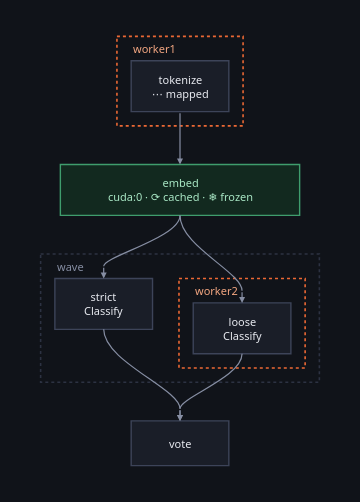

Notebook cell for this chart:
### Markdown cell above
In a notebook the graph draws itself — the figure **is** the plan, because that
is where the decisions show. The fill says only *where* a node runs; cached,
frozen and mapped are badges in the label, since three facts do not fit in one
colour and inventing a precedence between them would hide two of the three.

### Code cell
spread

### Figure 1 — Plotly figure (JSON) as saved in the notebook; plotly's stock layout.template omitted (floating-point values rounded to 4 significant figures)
{"data": [{"hoverinfo": "text", "hovertext": ["<b>tokenize</b><br>class: Tokenize<br>device: cpu<br>host: worker1<br>mapped over its items", "<b>embed</b><br>class: Embed<br>device: cuda:0<br>cached<br>frozen", "<b>strict</b><br>class: Classify<br>device: cpu", "<b>loose</b><br>class: Classify<br>device: cpu<br>host: worker2", "<b>vote</b><br>class: Vote<br>device: cpu"], "marker": {"opacity": 0, "size": 1}, "mode": "markers", "showlegend": false, "type": "scatter", "x": [137.0, 137.0, 62.0, 198.0, 137.0], "y": [49.0, 151.0, 263.0, 287.0, 400.0]}], "layout": {"annotations": [{"align": "left", "font": {"color": "#f2a681", "family": "system-ui, -apple-system, Segoe UI, Roboto, sans-serif", "size": 11}, "showarrow": false, "text": "worker1", "x": 89.0, "xanchor": "left", "y": 12.0, "yanchor": "middle"}, {"align": "center", "font": {"color": "#e7e9ef", "family": "system-ui, -apple-system, Segoe UI, Roboto, sans-serif", "size": 11}, "showarrow": false, "text": "tokenize<br>⋯ mapped", "x": 137.0, "xanchor": "center", "y": 49.0, "yanchor": "middle"}, {"align": "center", "font": {"color": "#a9e7c5", "family": "system-ui, -apple-system, Segoe UI, Roboto, sans-serif", "size": 11}, "showarrow": false, "text": "embed<br>cuda:0 · ⟳ cached · ❄ frozen", "x": 137.0, "xanchor": "center", "y": 151.0, "yanchor": "middle"}, {"align": "left", "font": {"color": "#868ea3", "family": "system-ui, -apple-system, Segoe UI, Roboto, sans-serif", "size": 11}, "showarrow": false, "text": "wave", "x": 14.0, "xanchor": "left", "y": 226.0, "yanchor": "middle"}, {"align": "center", "font": {"color": "#e7e9ef", "family": "system-ui, -apple-system, Segoe UI, Roboto, sans-serif", "size": 11}, "showarrow": false, "text": "strict<br>Classify", "x": 62.0, "xanchor": "center", "y": 263.0, "yanchor": "middle"}, {"align": "left", "font": {"color": "#f2a681", "family": "system-ui, -apple-system, Segoe UI, Roboto, sans-serif", "size": 11}, "showarrow": false, "text": "worker2", "x": 150.0, "xanchor": "left", "y": 250.0, "yanchor": "middle"}, {"align": "center", "font": {"color": "#e7e9ef", "family": "system-ui, -apple-system, Segoe UI, Roboto, sans-serif", "size": 11}, "showarrow": false, "text": "loose<br>Classify", "x": 198.0, "xanchor": "center", "y": 287.0, "yanchor": "middle"}, {"align": "center", "font": {"color": "#e7e9ef", "family": "system-ui, -apple-system, Segoe UI, Roboto, sans-serif", "size": 11}, "showarrow": false, "text": "vote", "x": 137.0, "xanchor": "center", "y": 400.0, "yanchor": "middle"}, {"arrowcolor": "#868ea3", "arrowhead": 2, "arrowsize": 1, "arrowwidth": 1.2, "ax": 137.0, "axref": "x", "ay": 74.0, "ayref": "y", "showarrow": true, "text": "", "x": 137.0, "xref": "x", "y": 126.0, "yref": "y"}, {"arrowcolor": "#868ea3", "arrowhead": 2, "arrowsize": 1, "arrowwidth": 1.2, "ax": 62.0, "axref": "x", "ay": 226.0, "ayref": "y", "showarrow": true, "text": "", "x": 62.0, "xref": "x", "y": 238.0, "yref": "y"}, {"arrowcolor": "#868ea3", "arrowhead": 2, "arrowsize": 1, "arrowwidth": 1.2, "ax": 198.0, "axref": "x", "ay": 250.0, "ayref": "y", "showarrow": true, "text": "", "x": 198.0, "xref": "x", "y": 262.0, "yref": "y"}, {"arrowcolor": "#868ea3", "arrowhead": 2, "arrowsize": 1, "arrowwidth": 1.2, "ax": 137.0, "axref": "x", "ay": 366.0, "ayref": "y", "showarrow": true, "text": "", "x": 137.0, "xref": "x", "y": 378.0, "yref": "y"}, {"arrowcolor": "#868ea3", "arrowhead": 2, "arrowsize": 1, "arrowwidth": 1.2, "ax": 137.0, "axref": "x", "ay": 366.0, "ayref": "y", "showarrow": true, "text": "", "x": 137.0, "xref": "x", "y": 378.0, "yref": "y"}], "font": {"color": "#e7e9ef", "family": "system-ui, -apple-system, Segoe UI, Roboto, sans-serif", "size": 12}, "height": 502.0, "hoverlabel": {"align": "left", "bgcolor": "#1a1e28", "bordercolor": "#2c3242", "font": {"color": "#e7e9ef", "family": "system-ui, -apple-system, Segoe UI, Roboto, sans-serif"}}, "legend": {"bgcolor": "rgba(0,0,0,0)", "font": {"color": "#868ea3"}, "orientation": "h", "x": 1, "xanchor": "right", "y": 1.02, "yanchor": "bottom"}, "margin": {"b": 16, "l": 16, "r": 16, "t": 16}, "paper_bgcolor": "#101319", "plot_bgcolor": "#101319", "shapes": [{"fillcolor": "rgba(0,0,0,0)", "layer": "below", "line": {"color": "#eb6834", "dash": "dot", "width": 1.6}, "type": "rect", "x0": 75.0, "x1": 199.0, "y0": 0.0, "y1": 88.0}, {"fillcolor": "#1a1e28", "layer": "below", "line": {"color": "#3d4459", "width": 1.4}, "type": "rect", "x0": 89.0, "x1": 185.0, "y0": 24.0, "y1": 74.0}, {"fillcolor": "#12291f", "layer": "below", "line": {"color": "#3f9d6d", "width": 1.4}, "type": "rect", "x0": 19.4, "x1": 254.6, "y0": 126.0, "y1": 176.0}, {"fillcolor": "rgba(0,0,0,0)", "layer": "below", "line": {"color": "#2c3242", "dash": "dot", "width": 1.6}, "type": "rect", "x0": 0.0, "x1": 274.0, "y0": 214.0, "y1": 340.0}, {"fillcolor": "#1a1e28", "layer": "below", "line": {"color": "#3d4459", "width": 1.4}, "type": "rect", "x0": 14.0, "x1": 110.0, "y0": 238.0, "y1": 288.0}, {"fillcolor": "rgba(0,0,0,0)", "layer": "below", "line": {"color": "#eb6834", "dash": "dot", "width": 1.6}, "type": "rect", "x0": 136.0, "x1": 260.0, "y0": 238.0, "y1": 326.0}, {"fillcolor": "#1a1e28", "layer": "below", "line": {"color": "#3d4459", "width": 1.4}, "type": "rect", "x0": 150.0, "x1": 246.0, "y0": 262.0, "y1": 312.0}, {"fillcolor": "#1a1e28", "layer": "below", "line": {"color": "#3d4459", "width": 1.4}, "type": "rect", "x0": 89.0, "x1": 185.0, "y0": 378.0, "y1": 422.0}, {"layer": "below", "line": {"color": "#868ea3", "width": 1.2}, "path": "M 137.0,176.0 C 137.0,197.7 62.0,216.3 62.0,226.0", "type": "path", "xref": "x", "yref": "y"}, {"layer": "below", "line": {"color": "#868ea3", "width": 1.2}, "path": "M 137.0,176.0 C 137.0,206.1 198.0,231.9 198.0,250.0", "type": "path", "xref": "x", "yref": "y"}, {"layer": "below", "line": {"color": "#868ea3", "width": 1.2}, "path": "M 62.0,288.0 C 62.0,319.5 137.0,346.5 137.0,366.0", "type": "path", "xref": "x", "yref": "y"}, {"layer": "below", "line": {"color": "#868ea3", "width": 1.2}, "path": "M 198.0,312.0 C 198.0,335.1 137.0,354.9 137.0,366.0", "type": "path", "xref": "x", "yref": "y"}], "width": 360, "xaxis": {"range": [-20.0, 294.0], "visible": false}, "yaxis": {"range": [442.0, -20], "scaleanchor": "x", "visible": false}}}
